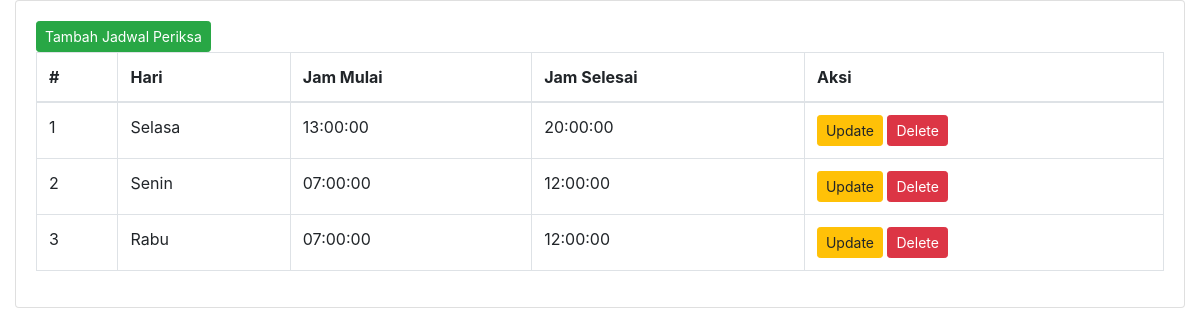
The page /jadwalPeriksa.php on the database as committed earlier.
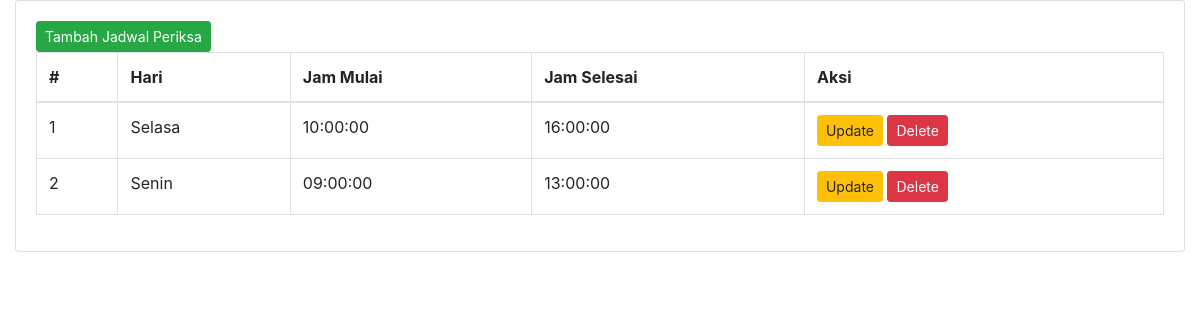
The same page on the database as committed later.
### tables this page shows
CREATE TABLE `jadwal_periksa` (
  `id` int(11) NOT NULL,
  `id_dokter` int(11) NOT NULL,
  `hari` enum('Senin','Selasa','Rabu','Kamis','Jumat','Sabtu') NOT NULL,
  `jam_mulai` time NOT NULL,
  `jam_selesai` time NOT NULL
);

### jadwalPeriksa.php (the view, shortened to what this page needs)
<?php
include_once("koneksi.php");
$JadwalPeriksaQuery = "SELECT * FROM jadwal_periksa";
$JadwalPeriksaResult = $mysqli->query($JadwalPeriksaQuery);
$JadwalPeriksaData = $JadwalPeriksaResult->fetch_all(MYSQLI_ASSOC);
$nomorUrut = 1;
?>
<!DOCTYPE html>
<html lang="en">
<head>
  <link rel="stylesheet" href="https://stackpath.bootstrapcdn.com/bootstrap/4.6.0/css/bootstrap.min.css">
</head>
<body class="hold-transition sidebar-mini">
  <div class="wrapper">
    <section class="content">
      <div class="container-fluid">
        <div class="row">
          <div class="col-12">
            <div class="card">
              <div class="card-body">
              <button type="button" class="btn btn-success btn-sm" data-toggle="modal" data-target="#addModal">Tambah Jadwal Periksa</button>
                <table id="example2" class="table table-bordered table-hover">
                  <thead>
                    <tr>
                      <th>#</th>
                      <th>Hari</th>
                      <th>Jam Mulai</th>
                      <th>Jam Selesai</th>
                      <th>Aksi</th>
                    </tr>
                  </thead>
                  <tbody>
                    <?php
                    foreach ($JadwalPeriksaData as $JadwalPeriksaRow) {
                      echo "<tr>";
                      echo "<td>" . $nomorUrut++ . "</td>";
                      echo "<td>" . $JadwalPeriksaRow['hari'] . "</td>";
                      echo "<td>" . $JadwalPeriksaRow['jam_mulai'] . "</td>";
                      echo "<td>" . $JadwalPeriksaRow['jam_selesai'] . "</td>";
                      echo "<td>
                        <form method='post' action=''>
                                                    <input type='hidden' name='id' value='" . $JadwalPeriksaRow['id'] . "'>
                                                    <input type='hidden' name='new_hari' value='" . $JadwalPeriksaRow['hari'] . "'>
                                                    <input type='hidden' name='new_jam_mulai' value='" . $JadwalPeriksaRow['jam_mulai'] . "'>
                                                    <input type='hidden' name='new_jam_selesai' value='" . $JadwalPeriksaRow['jam_selesai'] . "'>
                                                    <button type='button' name='update_jadwal_periksa' class='btn btn-warning btn-sm update-btn' data-toggle='modal' data-target='#updateModal'
                                                    data-id='" . $JadwalPeriksaRow['id'] . "'
                                                    data-hari='" . $JadwalPeriksaRow['hari'] . "'
                                                    data-jam_mulai='" . $JadwalPeriksaRow['jam_mulai'] . "'
                                                    data-jam_selesai='" . $JadwalPeriksaRow['jam_selesai'] . "'>Update</button>
                                                    <form method='post' action=''>
                                                        <input type='hidden' name='id' value='" . $JadwalPeriksaRow['id'] . "'>
                                                        <button type='submit' name='delete_jadwal_periksa' class='btn btn-danger btn-sm' onclick='return confirm(\"Are you sure?\");'>Delete</button>
                                                    </form>
                                                </form>
                                            </td>";
                      echo "</tr>";
                    }
                    ?>
                  </tbody>
                </table>
              </div>
            </div>
          </div>
        </div>
      </div>
    </section>
  </div>
</body>
</html>

Rows that differ between the two databases and show on the page:
removed jadwal_periksa: hari "Rabu", jam_mulai "07:00:00", jam_selesai "12:00:00"
changed jadwal_periksa "Selasa": jam_mulai "13:00:00" → "10:00:00"; jam_selesai "20:00:00" → "16:00:00"
changed jadwal_periksa "Senin": jam_mulai "07:00:00" → "09:00:00"; jam_selesai "12:00:00" → "13:00:00"
